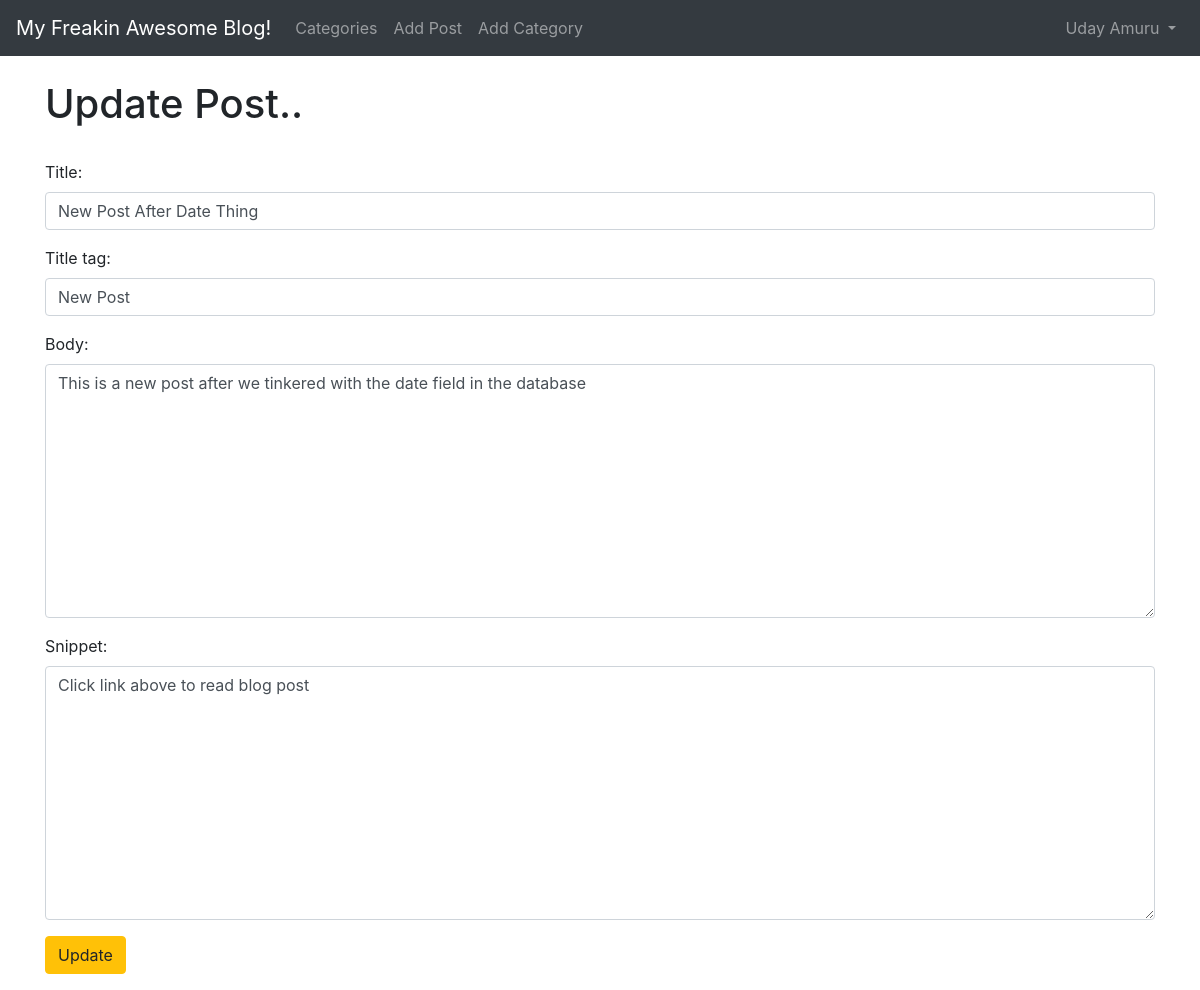
Screenshot of /article/edit/8 (signed in) with the database file from the repository.
### blog/models.py (models this page shows, shortened)
class Post(models.Model):
    title = models.CharField(max_length=290)
    header_image = models.ImageField(null = True , blank = True , upload_to="images/")
    title_tag = models.CharField(max_length=290)
    author = models.ForeignKey(User, on_delete=models.CASCADE)
    body = RichTextField(blank = True , null = True)
    publication_date = models.DateTimeField(auto_now_add=True)
    category = models.CharField(max_length=255, default="coding")
    snippet = models.CharField(max_length=255)
    likes = models.ManyToManyField(User, related_name='blog_posts')

### blog/views.py (the view)
# urls.py: path('article/edit/<int:pk>',UpdatePostView.as_view(), name='update_post'),
class UpdatePostView(UpdateView):
    model = Post
    form_class = EditForm
    template_name= 'blog/update_post.html'

### blog/forms.py
class EditForm(forms.ModelForm):
    class Meta:
        model = Post
        fields = ('title','title_tag','body','snippet')
        widgets = {
                'title':forms.TextInput(attrs={'class':'form-control','placeholder':'This is title place holder'}),
                'title_tag':forms.TextInput(attrs={'class':'form-control'}),
                'body':forms.Textarea(attrs={'class':'form-control'}),
                'snippet':forms.Textarea(attrs={'class':'form-control'}),
        }

### templates/blog/update_post.html (shortened to what this page needs)
{% extends 'blog/base.html' %}
{% block content %}
{% if user.is_authenticated %}
{% if user.id == post.author.id %}
<h1>Update Post..</h1>
<br/>
<div class="form-group">
<form method="POST">
    {{ form.as_p}}
    <button class="btn btn-warning">Update</button>
</div>
{% else %}
You're not allowed here! (and you know it....)
{% endif %}
{% else %}
You're not allowed here! (and you know it....)
{% endif %}
{% endblock %}

### templates/blog/base.html (shortened to what this page needs)
<!doctype html>
<html lang="en">
  <head>
    <link rel="stylesheet" href="https://cdn.jsdelivr.net/npm/bootstrap@4.6.2/dist/css/bootstrap.min.css">
  </head>
  <body>
    <nav class="navbar navbar-expand-lg navbar-dark bg-dark">
        <a class="navbar-brand" href="{% url 'home' %}">My Freakin Awesome Blog!</a>
        <div class="collapse navbar-collapse" id="navbarSupportedContent">
          <ul class="navbar-nav mr-auto">
            {% if cat_menu %}
            <li class="nav-item dropdown">
              <a class="nav-link dropdown-toggle" href="#" role="button" data-toggle="dropdown" aria-expanded="false">
                Categories
              </a>
              <div class="dropdown-menu">
                {% for item in cat_menu %}
                <a class="dropdown-item" href="{% url 'category' item %}">
              {{item}} </a>
                {% endfor %}
              </div>
            </li>
{% else %}
<li class="nav-item">
  <a class="nav-link" href="{% url 'category-list' %}">Categories</a>
</li>
{% endif %}
            {% if user.is_authenticated %}
            <li class="nav-item">
              <a class="nav-link" href="{% url 'add_post' %}">Add Post</a>
            </li>
            <li class="nav-item">
              <a class="nav-link" href="{% url 'add_category' %}">Add Category</a>
            </li>
            {% endif %}
          </ul>
            {% if user.is_authenticated %}
          <ul class="navbar-nav ml-auto">
            <li class="nav-item dropdown">
              <a class="nav-link dropdown-toggle" href="#" role="button" data-toggle="dropdown" aria-expanded="false">
               {{ user.first_name }}
               {{ user.last_name }}
              </a>
            </li>
          </ul>
          {% endif %}
        </div>
      </nav>
    <br/>
    <div class="container">
    {% block content %}
    {% endblock %}
</div>
  </body>
</html>

### rows the page displays
Post: title "New Post After Date Thing", title_tag "New Post", body "This is a new post after we tinkered with the date field in the database", snippet "Click link above to read blog post"

### other values shown
{{ user.first_name }} "Uday"
{{ user.last_name }} "Amuru"
